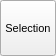
<?xml version="1.0" encoding="UTF-8"?>
<ui version="4.0">
 <class>MeasureClearPopup</class>
 <widget class="QWidget" name="MeasureClearPopup">
  <property name="geometry">
   <rect>
    <x>0</x>
    <y>0</y>
    <width>94</width>
    <height>56</height>
   </rect>
  </property>
  <property name="sizePolicy">
   <sizepolicy hsizetype="Minimum" vsizetype="Minimum">
    <horstretch>0</horstretch>
    <verstretch>0</verstretch>
   </sizepolicy>
  </property>
  <property name="baseSize">
   <size>
    <width>56</width>
    <height>56</height>
   </size>
  </property>
  <property name="font">
   <font>
    <pointsize>8</pointsize>
   </font>
  </property>
  <property name="windowTitle">
   <string>Measure Clear Popup</string>
  </property>
  <layout class="QVBoxLayout" name="verticalLayout">
   <property name="spacing">
    <number>2</number>
   </property>
   <property name="sizeConstraint">
    <enum>QLayout::SetFixedSize</enum>
   </property>
   <property name="margin">
    <number>0</number>
   </property>
   <item>
    <widget class="QToolButton" name="MeasureClearButton">
     <property name="minimumSize">
      <size>
       <width>56</width>
       <height>56</height>
      </size>
     </property>
     <property name="maximumSize">
      <size>
       <width>56</width>
       <height>56</height>
      </size>
     </property>
     <property name="toolTip">
      <string>Measure all bond angles in current selection</string>
     </property>
     <property name="text">
      <string>Selection</string>
     </property>
     <property name="icon">
      <iconset resource="icons.qrc">
       <normaloff>:/geometry/icons/measure_anglesel.svg</normaloff>:/geometry/icons/measure_anglesel.svg</iconset>
     </property>
     <property name="iconSize">
      <size>
       <width>30</width>
       <height>30</height>
      </size>
     </property>
     <property name="checkable">
      <bool>false</bool>
     </property>
     <property name="autoExclusive">
      <bool>false</bool>
     </property>
     <property name="toolButtonStyle">
      <enum>Qt::ToolButtonTextUnderIcon</enum>
     </property>
     <property name="autoRaise">
      <bool>false</bool>
     </property>
    </widget>
   </item>
  </layout>
 </widget>
 <resources>
  <include location="icons.qrc"/>
 </resources>
 <connections/>
</ui>
